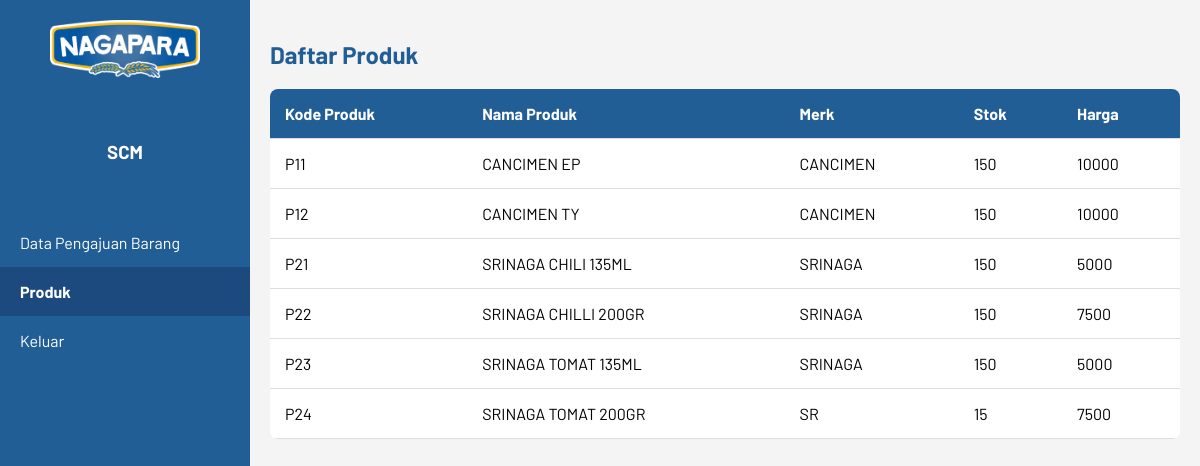
The page /halaman/SCM/produk.php (signed in) on the database its author committed.
### tables this page shows
CREATE TABLE `produk` (
  `kode_produk` varchar(6) NOT NULL,
  `nama_produk` varchar(30) NOT NULL,
  `merk` varchar(20) NOT NULL,
  `stok` int(3) NOT NULL,
  `harga` int(10) NOT NULL
);

### halaman/SCM/produk.php (the view, shortened to what this page needs)
<?php
require("../../koneksi.php");
$sql = "SELECT kode_produk, nama_produk, merk, stok, harga FROM produk";
$result = mysqli_query($conn, $sql);
?>
<!DOCTYPE html>
<html lang="en">
<head>
    <link rel="stylesheet" href="../../css/index.css" />
</head>
<body>
    <div class="sidebar">
        <div class="logo">
            <img src="../../img/logo.png" alt="Logo">
        </div>
        <div class="user-info">
          <h3>SCM</h3>
        </div>
        <nav class="nav-menu">
            <ul>
              <li><a href="berandascm.php">Data Pengajuan Barang</a></li>
              <li><a href="produk.php" class="active">Produk</a></li>
              <li><a href="../login.php">Keluar</a></li>
            </ul>
        </nav>
    </div>
    <div class="main-content">
      <section id="daftar-produk">
        <h1>Daftar Produk</h1>
        <table class="product-table">
          <thead>
            <tr>
              <th>Kode Produk</th>
              <th>Nama Produk</th>
              <th>Merk</th>
              <th>Stok</th>
              <th>Harga</th>
            </tr>
          </thead>
          <tbody>
            <?php
            if (mysqli_num_rows($result) > 0) {
              while ($row = mysqli_fetch_assoc($result)) {
                echo "<tr>
                        <td>{$row['kode_produk']}</td>
                        <td>{$row['nama_produk']}</td>
                        <td>{$row['merk']}</td>
                        <td>{$row['stok']}</td>
                        <td>{$row['harga']}</td>
                      </tr>";
              }
            } else {
              echo "<tr><td colspan='5'>Tidak ada data produk</td></tr>";
            }
            ?>
          </tbody>
        </table>
      </section>
    </div>
</body>
</html>

### css/index.css (style rules this page uses)
html { scroll-behavior: smooth; }
body { font-family: Barlow, sans-serif; margin: 0; padding: 0; display: flex; background-color: #f4f4f4; }
.sidebar { width: 250px; background-color: #225e96; color: #fff; height: 100vh; position: fixed; display: flex; flex-direction: column; align-items: center; }
.logo img { max-width: 150px; margin: 20px 0; }
.user-info { margin: 20px 0; text-align: center; }
.nav-menu ul { list-style-type: none; padding: 0; }
.nav-menu ul li { width: 100%; }
.nav-menu ul li a { text-decoration: none; color: #fff; display: block; padding: 15px 20px; width: 250px; box-sizing: border-box; }
.nav-menu ul li a.active { background-color: #1d4a7e; font-weight: bold; }
.main-content { margin-left: 250px; padding: 20px; width: calc(100% - 250px); }
h1 { color: #225e96; }
table { width: 100%; border-collapse: collapse; margin-top: 20px; background-color: #fff; border-radius: 8px; overflow: hidden; }
table th, table td { padding: 15px; text-align: left; border-bottom: 1px solid #ddd; }
table th { background-color: #225e96; color: #fff; }

### rows shown on the page
produk: kode_produk "P11", nama_produk "CANCIMEN EP", merk "CANCIMEN", stok "150", harga "10000"
produk: kode_produk "P12", nama_produk "CANCIMEN TY", merk "CANCIMEN", stok "150", harga "10000"
produk: kode_produk "P21", nama_produk "SRINAGA CHILI 135ML", merk "SRINAGA", stok "150", harga "5000"
produk: kode_produk "P22", nama_produk "SRINAGA CHILLI 200GR", merk "SRINAGA", stok "150", harga "7500"
produk: kode_produk "P23", nama_produk "SRINAGA TOMAT 135ML", merk "SRINAGA", stok "150", harga "5000"
produk: kode_produk "P24", nama_produk "SRINAGA TOMAT 200GR", merk "SR", stok "15", harga "7500"
